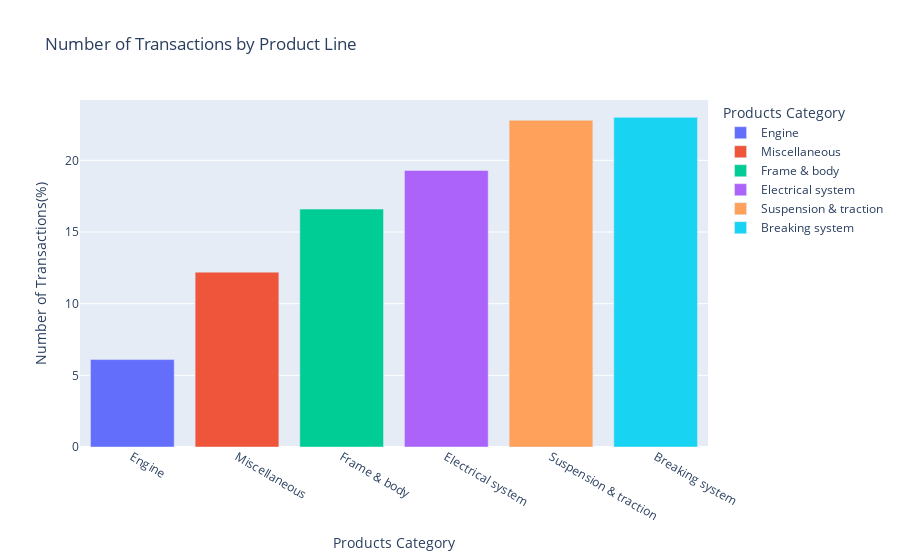

This figure's notebook cell:
### Markdown cell above
### Product Line with most Number of Transactions

### Code cell
import plotly.express as px

# Plot the DataFrame
product_line_trans = px.bar(sales.groupby('product_line').count().reset_index().
                        assign(percentage=lambda x: (x['date'] / x['date'].sum()) * 100).
                        loc[:,["product_line","percentage"]].sort_values(by="percentage").reset_index(drop=True),
                        color="product_line", x='product_line', y='percentage', title='Number of Transactions by Product Line', 
                        labels={'product_line': 'Products Category','percentage': 'Number of Transactions(%)'})

# Sort the bars from lowest to highest
product_line_trans.show()

### Figure 1 — Plotly figure (JSON) as saved in the notebook; plotly's stock layout.template omitted (floating-point values rounded to 4 significant figures)
{"data": [{"alignmentgroup": "True", "hovertemplate": "Products Category=%{x}<br>Number of Transactions(%)=%{y}<extra></extra>", "legendgroup": "Engine", "marker": {"color": "#636efa", "pattern": {"shape": ""}}, "name": "Engine", "offsetgroup": "Engine", "orientation": "v", "showlegend": true, "textposition": "auto", "type": "bar", "x": ["Engine"], "xaxis": "x", "y": [6.1], "yaxis": "y"}, {"alignmentgroup": "True", "hovertemplate": "Products Category=%{x}<br>Number of Transactions(%)=%{y}<extra></extra>", "legendgroup": "Miscellaneous", "marker": {"color": "#EF553B", "pattern": {"shape": ""}}, "name": "Miscellaneous", "offsetgroup": "Miscellaneous", "orientation": "v", "showlegend": true, "textposition": "auto", "type": "bar", "x": ["Miscellaneous"], "xaxis": "x", "y": [12.2], "yaxis": "y"}, {"alignmentgroup": "True", "hovertemplate": "Products Category=%{x}<br>Number of Transactions(%)=%{y}<extra></extra>", "legendgroup": "Frame & body", "marker": {"color": "#00cc96", "pattern": {"shape": ""}}, "name": "Frame & body", "offsetgroup": "Frame & body", "orientation": "v", "showlegend": true, "textposition": "auto", "type": "bar", "x": ["Frame & body"], "xaxis": "x", "y": [16.6], "yaxis": "y"}, {"alignmentgroup": "True", "hovertemplate": "Products Category=%{x}<br>Number of Transactions(%)=%{y}<extra></extra>", "legendgroup": "Electrical system", "marker": {"color": "#ab63fa", "pattern": {"shape": ""}}, "name": "Electrical system", "offsetgroup": "Electrical system", "orientation": "v", "showlegend": true, "textposition": "auto", "type": "bar", "x": ["Electrical system"], "xaxis": "x", "y": [19.3], "yaxis": "y"}, {"alignmentgroup": "True", "hovertemplate": "Products Category=%{x}<br>Number of Transactions(%)=%{y}<extra></extra>", "legendgroup": "Suspension & traction", "marker": {"color": "#FFA15A", "pattern": {"shape": ""}}, "name": "Suspension & traction", "offsetgroup": "Suspension & traction", "orientation": "v", "showlegend": true, "textposition": "auto", "type": "bar", "x": ["Suspension & traction"], "xaxis": "x", "y": [22.8], "yaxis": "y"}, {"alignmentgroup": "True", "hovertemplate": "Products Category=%{x}<br>Number of Transactions(%)=%{y}<extra></extra>", "legendgroup": "Breaking system", "marker": {"color": "#19d3f3", "pattern": {"shape": ""}}, "name": "Breaking system", "offsetgroup": "Breaking system", "orientation": "v", "showlegend": true, "textposition": "auto", "type": "bar", "x": ["Breaking system"], "xaxis": "x", "y": [23], "yaxis": "y"}], "layout": {"barmode": "relative", "legend": {"title": {"text": "Products Category"}, "tracegroupgap": 0}, "title": {"text": "Number of Transactions by Product Line"}, "xaxis": {"anchor": "y", "categoryarray": ["Engine", "Miscellaneous", "Frame & body", "Electrical system", "Suspension & traction", "Breaking system"], "categoryorder": "array", "domain": [0, 1], "title": {"text": "Products Category"}}, "yaxis": {"anchor": "x", "domain": [0, 1], "title": {"text": "Number of Transactions(%)"}}}}
